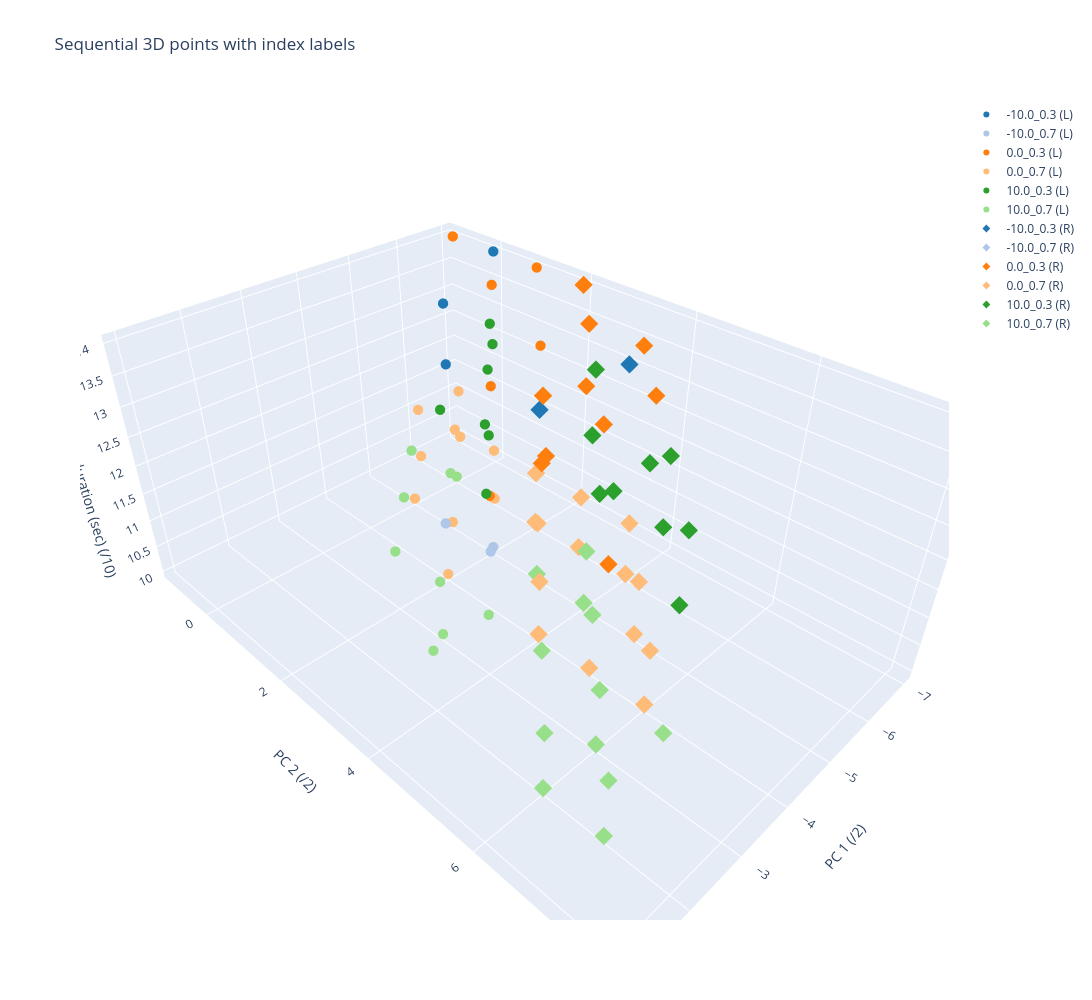

Notebook cell for this chart:
### Code cell
import plotly.graph_objects as go

cmap = plt.get_cmap("tab20", 18)
palette = [
    "#{:02x}{:02x}{:02x}".format(
        int(255 * cmap(i)[0]), int(255 * cmap(i)[1]), int(255 * cmap(i)[2])
    )
    for i in range(18)
]

def _to_xyz(points_3d):
    parsed = []
    for p in points_3d:
        if isinstance(p, str):
            # robust for both "[x y z]" and "[x, y, z]"
            arr = np.fromstring(p.strip("()").replace(",", " "), sep=" ")
        else:
            arr = np.asarray(p, dtype=float).ravel()
        if arr.size >= 3 and np.all(np.isfinite(arr[:3])):
            parsed.append(arr[:3])
    return np.array(parsed, dtype=float)

# pts_L = _to_xyz(input_reduced_L)
# pts_R = _to_xyz(input_reduced_R)
pts_L = _to_xyz(grid_key_L['pc_buffer'][subject])
pts_R = _to_xyz(grid_key_R['pc_buffer'][subject])

# Build labels and convert to numpy arrays (important for boolean masking)
labels_L = np.array([f"{inc_idx_L['pc_buffer'][subject][i]}_{spd_idx_L['pc_buffer'][subject][i]}" for i in range(len(spd_idx_L['pc_buffer'][subject]))], dtype=str)
labels_R = np.array([f"{inc_idx_R['pc_buffer'][subject][i]}_{spd_idx_R['pc_buffer'][subject][i]}" for i in range(len(spd_idx_R['pc_buffer'][subject]))], dtype=str)

all_labels = np.concatenate([labels_L, labels_R])
unique_tasks = np.unique(all_labels)

task_to_color = {task: palette[i % len(palette)] for i, task in enumerate(unique_tasks)}

fig = go.Figure()

for side, pts, labels, symbol in [
    ("L", pts_L, labels_L, "circle"),
    ("R", pts_R, labels_R, "diamond"),
]:
    n = min(len(pts), len(labels))
    if n == 0:
        continue

    pts_side = pts[:n]
    labels_side = labels[:n]

    for task in unique_tasks:
        mask = labels_side == task
        if not np.any(mask):
            continue

        idx = np.where(mask)[0]
        color = task_to_color[task]

        fig.add_trace(
            go.Scatter3d(
                x=pts_side[mask, 0],
                y=pts_side[mask, 1],
                z=pts_side[mask, 2],
                mode="markers+text",
                # text=idx.astype(str),
                textposition="top center",
                name=f"{task} ({side})",
                marker=dict(size=6, color=color, symbol=symbol),
            )
        )

fig.update_layout(
    title="Sequential 3D points with index labels",
    scene=dict(xaxis_title="PC 1 (/2)", yaxis_title="PC 2 (/2)", zaxis_title="Gait cycle duration (sec) (/10)"),
    width=1500,
    height=1000,
)
fig.show()

# Categorize points by task and calculate shiloutte score
from sklearn.metrics import silhouette_score
from sklearn.preprocessing import LabelEncoder
le = LabelEncoder()
labels_encoded = le.fit_transform(all_labels)

### Figure 1 — Plotly figure (JSON) as saved in the notebook; plotly's stock layout.template omitted (floating-point values rounded to 4 significant figures)
{"data": [{"marker": {"color": "#1f77b4", "size": 6, "symbol": "circle"}, "mode": "markers+text", "name": "-10.0_0.3 (L)", "textposition": "top center", "type": "scatter3d", "x": [-6.0, -5.0, -5.0, -5.0, -5.0, -6.0, -4.0, -7.0, -7.0, -5.0, -6.0], "y": [1.0, 2.0, 2.0, 2.0, 1.0, 1.0, 3.0, 0.0, -1.0, 1.0, 1.0], "z": [14.0, 13.0, 14.0, 14.0, 14.0, 14.0, 13.0, 14.0, 14.0, 13.0, 14.0]}, {"marker": {"color": "#aec7e8", "size": 6, "symbol": "circle"}, "mode": "markers+text", "name": "-10.0_0.7 (L)", "textposition": "top center", "type": "scatter3d", "x": [-5.0, -4.0, -4.0, -4.0, -4.0, -5.0, -5.0, -4.0, -5.0, -6.0, -6.0, -6.0, -4.0, -5.0, -5.0], "y": [2.0, 2.0, 2.0, 2.0, 2.0, 2.0, 2.0, 3.0, 2.0, 0.0, 0.0, 1.0, 2.0, 1.0, 2.0], "z": [10.0, 10.0, 11.0, 10.0, 11.0, 11.0, 10.0, 11.0, 10.0, 11.0, 10.0, 10.0, 11.0, 11.0, 10.0]}, {"marker": {"color": "#ff7f0e", "size": 6, "symbol": "circle"}, "mode": "markers+text", "name": "0.0_0.3 (L)", "textposition": "top center", "type": "scatter3d", "x": [-5.0, -5.0, -6.0, -6.0, -6.0, -5.0, -5.0, -6.0, -5.0, -5.0, -5.0, -5.0, -5.0, -5.0, -5.0, -5.0, -5.0, -5.0, -5.0, -5.0, -5.0, -5.0, -4.0, -5.0, -5.0, -5.0, -5.0, -5.0, -5.0, -5.0, -5.0, -5.0, -5.0, -5.0, -5.0, -5.0, -5.0, -5.0, -5.0, -4.0, -4.0, -4.0, -4.0, -4.0, -4.0, -4.0, -5.0, -5.0, -4.0, -4.0, -4.0, -4.0, -5.0, -4.0, -4.0, -4.0, -5.0, -5.0, -4.0, -5.0, -5.0, -5.0, -5.0, -5.0, -5.0, -5.0, -4.0, -5.0, -5.0, -5.0, -5.0, -5.0, -4.0, -5.0, -5.0, -5.0, -5.0, -5.0, -7.0, -7.0], "y": [2.0, 2.0, 1.0, 1.0, 1.0, 2.0, 2.0, 1.0, 2.0, 2.0, 2.0, 2.0, 2.0, 2.0, 2.0, 2.0, 2.0, 3.0, 2.0, 2.0, 2.0, 2.0, 3.0, 2.0, 2.0, 2.0, 2.0, 2.0, 2.0, 2.0, 2.0, 2.0, 2.0, 2.0, 2.0, 2.0, 3.0, 2.0, 3.0, 3.0, 3.0, 3.0, 3.0, 3.0, 3.0, 3.0, 2.0, 2.0, 3.0, 3.0, 3.0, 3.0, 3.0, 2.0, 3.0, 3.0, 3.0, 2.0, 3.0, 2.0, 2.0, 2.0, 2.0, 3.0, 2.0, 2.0, 3.0, 2.0, 2.0, 3.0, 2.0, 2.0, 3.0, 2.0, 2.0, 2.0, 2.0, 2.0, 1.0, -1.0], "z": [13.0, 14.0, 14.0, 14.0, 13.0, 13.0, 14.0, 13.0, 13.0, 14.0, 14.0, 14.0, 14.0, 14.0, 13.0, 14.0, 13.0, 14.0, 14.0, 14.0, 14.0, 13.0, 13.0, 14.0, 14.0, 13.0, 14.0, 13.0, 13.0, 13.0, 14.0, 13.0, 13.0, 13.0, 13.0, 13.0, 13.0, 13.0, 13.0, 14.0, 13.0, 13.0, 14.0, 14.0, 13.0, 14.0, 13.0, 14.0, 12.0, 14.0, 14.0, 14.0, 14.0, 13.0, 14.0, 14.0, 13.0, 14.0, 14.0, 14.0, 13.0, 13.0, 13.0, 14.0, 13.0, 14.0, 14.0, 14.0, 13.0, 14.0, 14.0, 14.0, 13.0, 14.0, 13.0, 14.0, 14.0, 14.0, 14.0, 14.0]}, {"marker": {"color": "#ffbb78", "size": 6, "symbol": "circle"}, "mode": "markers+text", "name": "0.0_0.7 (L)", "textposition": "top center", "type": "scatter3d", "x": [-5.0, -5.0, -4.0, -5.0, -5.0, -4.0, -5.0, -5.0, -5.0, -6.0, -6.0, -7.0, -6.0, -5.0, -6.0, -6.0, -6.0, -6.0, -6.0, -6.0, -6.0, -6.0, -6.0, -6.0, -5.0, -6.0, -6.0, -6.0, -5.0, -5.0, -6.0, -5.0, -5.0, -6.0, -6.0, -6.0, -5.0, -6.0, -6.0, -6.0, -6.0, -6.0, -6.0, -6.0, -6.0, -6.0, -6.0, -6.0, -6.0, -6.0, -6.0, -6.0, -6.0, -6.0, -6.0, -6.0, -6.0, -6.0, -6.0, -7.0, -6.0, -6.0, -6.0, -7.0, -6.0, -6.0, -6.0, -6.0, -6.0, -6.0, -6.0, -6.0, -6.0, -6.0, -5.0, -6.0, -6.0, -6.0, -6.0, -6.0, -6.0, -6.0, -5.0, -6.0, -6.0, -6.0, -6.0, -6.0, -5.0, -6.0, -6.0, -6.0, -5.0, -6.0, -6.0, -5.0, -5.0, -5.0, -5.0, -5.0, -4.0, -5.0], "y": [1.0, 1.0, 1.0, 1.0, 1.0, 2.0, 2.0, 1.0, 1.0, -1.0, -1.0, -1.0, -1.0, 0.0, 0.0, 0.0, 0.0, 0.0, 0.0, 0.0, 0.0, -1.0, 0.0, 0.0, 0.0, 0.0, 0.0, 0.0, 1.0, 0.0, 0.0, 0.0, 0.0, 0.0, 0.0, 0.0, 0.0, 0.0, 0.0, 0.0, 0.0, 0.0, 1.0, -1.0, 0.0, 0.0, 0.0, -1.0, 0.0, -1.0, 0.0, 0.0, 0.0, 0.0, 0.0, 0.0, 0.0, 0.0, 0.0, -1.0, 0.0, 0.0, 0.0, -1.0, 0.0, 0.0, 0.0, 0.0, 0.0, 1.0, 0.0, 0.0, 0.0, 0.0, 1.0, 0.0, 0.0, 0.0, 0.0, 0.0, 0.0, 0.0, 1.0, 0.0, 0.0, 0.0, 0.0, -1.0, 1.0, 0.0, 0.0, 0.0, 1.0, 0.0, 0.0, 0.0, 1.0, 1.0, 1.0, 1.0, 2.0, 1.0], "z": [11.0, 11.0, 11.0, 10.0, 11.0, 10.0, 11.0, 10.0, 10.0, 10.0, 11.0, 10.0, 11.0, 10.0, 10.0, 11.0, 11.0, 10.0, 11.0, 10.0, 11.0, 11.0, 11.0, 11.0, 10.0, 10.0, 11.0, 11.0, 11.0, 11.0, 10.0, 11.0, 11.0, 10.0, 10.0, 11.0, 10.0, 10.0, 11.0, 10.0, 11.0, 11.0, 10.0, 10.0, 11.0, 10.0, 11.0, 10.0, 11.0, 10.0, 11.0, 10.0, 11.0, 10.0, 11.0, 11.0, 11.0, 11.0, 10.0, 11.0, 10.0, 11.0, 10.0, 11.0, 10.0, 10.0, 10.0, 11.0, 11.0, 11.0, 11.0, 11.0, 11.0, 10.0, 11.0, 11.0, 11.0, 11.0, 10.0, 11.0, 10.0, 10.0, 11.0, 10.0, 11.0, 11.0, 11.0, 10.0, 11.0, 10.0, 10.0, 10.0, 11.0, 11.0, 10.0, 10.0, 10.0, 11.0, 10.0, 11.0, 10.0, 10.0]}, {"marker": {"color": "#2ca02c", "size": 6, "symbol": "circle"}, "mode": "markers+text", "name": "10.0_0.3 (L)", "textposition": "top center", "type": "scatter3d", "x": [-4.0, -3.0, -4.0, -3.0, -3.0, -3.0, -6.0, -5.0, -4.0, -5.0], "y": [3.0, 4.0, 3.0, 4.0, 4.0, 4.0, 1.0, 2.0, 2.0, 2.0], "z": [14.0, 13.0, 13.0, 14.0, 14.0, 13.0, 13.0, 14.0, 13.0, 14.0]}, {"marker": {"color": "#98df8a", "size": 6, "symbol": "circle"}, "mode": "markers+text", "name": "10.0_0.7 (L)", "textposition": "top center", "type": "scatter3d", "x": [-2.0, -3.0, -2.0, -3.0, -3.0, -3.0, -3.0, -3.0, -3.0, -5.0, -6.0, -5.0, -4.0, -3.0, -3.0], "y": [4.0, 3.0, 4.0, 3.0, 4.0, 3.0, 3.0, 3.0, 3.0, 0.0, 0.0, 1.0, 1.0, 2.0, 2.0], "z": [11.0, 10.0, 11.0, 10.0, 11.0, 11.0, 10.0, 10.0, 11.0, 11.0, 10.0, 11.0, 11.0, 11.0, 11.0]}, {"marker": {"color": "#1f77b4", "size": 6, "symbol": "diamond"}, "mode": "markers+text", "name": "-10.0_0.3 (R)", "textposition": "top center", "type": "scatter3d", "x": [-5.0, -5.0, -5.0, -4.0, -5.0, -5.0, -7.0, -7.0, -5.0, -5.0], "y": [3.0, 4.0, 4.0, 5.0, 4.0, 4.0, 3.0, 2.0, 5.0, 4.0], "z": [13.0, 13.0, 13.0, 13.0, 14.0, 14.0, 13.0, 14.0, 14.0, 14.0]}, {"marker": {"color": "#aec7e8", "size": 6, "symbol": "diamond"}, "mode": "markers+text", "name": "-10.0_0.7 (R)", "textposition": "top center", "type": "scatter3d", "x": [-4.0, -4.0, -4.0, -4.0, -4.0, -4.0, -4.0, -3.0, -5.0, -5.0, -5.0, -4.0, -4.0, -4.0], "y": [6.0, 6.0, 5.0, 6.0, 6.0, 5.0, 6.0, 6.0, 5.0, 4.0, 4.0, 5.0, 6.0, 5.0], "z": [11.0, 10.0, 11.0, 11.0, 10.0, 10.0, 11.0, 11.0, 11.0, 10.0, 10.0, 11.0, 10.0, 10.0]}, {"marker": {"color": "#ff7f0e", "size": 6, "symbol": "diamond"}, "mode": "markers+text", "name": "0.0_0.3 (R)", "textposition": "top center", "type": "scatter3d", "x": [-5.0, -6.0, -5.0, -6.0, -5.0, -6.0, -5.0, -5.0, -4.0, -4.0, -4.0, -4.0, -4.0, -5.0, -4.0, -4.0, -4.0, -4.0, -4.0, -4.0, -4.0, -4.0, -4.0, -4.0, -4.0, -4.0, -4.0, -5.0, -5.0, -5.0, -4.0, -4.0, -4.0, -4.0, -4.0, -4.0, -4.0, -4.0, -4.0, -4.0, -4.0, -4.0, -4.0, -4.0, -4.0, -3.0, -4.0, -4.0, -3.0, -3.0, -4.0, -4.0, -4.0, -4.0, -4.0, -3.0, -4.0, -4.0, -4.0, -4.0, -5.0, -4.0, -4.0, -4.0, -5.0, -4.0, -4.0, -4.0, -4.0, -4.0, -4.0, -4.0, -4.0, -4.0, -4.0, -4.0, -4.0, -4.0, -6.0, -7.0], "y": [4.0, 4.0, 4.0, 3.0, 4.0, 3.0, 4.0, 5.0, 5.0, 5.0, 5.0, 5.0, 5.0, 5.0, 5.0, 5.0, 5.0, 5.0, 5.0, 5.0, 5.0, 5.0, 5.0, 5.0, 5.0, 5.0, 5.0, 4.0, 4.0, 4.0, 4.0, 4.0, 5.0, 4.0, 5.0, 4.0, 5.0, 5.0, 5.0, 5.0, 6.0, 5.0, 5.0, 5.0, 5.0, 5.0, 5.0, 5.0, 6.0, 6.0, 5.0, 5.0, 4.0, 5.0, 6.0, 6.0, 5.0, 5.0, 5.0, 5.0, 4.0, 5.0, 5.0, 5.0, 5.0, 5.0, 5.0, 5.0, 5.0, 5.0, 5.0, 5.0, 5.0, 5.0, 5.0, 6.0, 5.0, 5.0, 3.0, 2.0], "z": [13.0, 14.0, 13.0, 14.0, 14.0, 13.0, 14.0, 14.0, 13.0, 14.0, 14.0, 14.0, 14.0, 14.0, 14.0, 13.0, 13.0, 13.0, 14.0, 13.0, 14.0, 13.0, 14.0, 14.0, 14.0, 14.0, 13.0, 13.0, 14.0, 13.0, 14.0, 14.0, 14.0, 13.0, 14.0, 14.0, 13.0, 14.0, 13.0, 14.0, 14.0, 13.0, 14.0, 13.0, 13.0, 14.0, 13.0, 14.0, 13.0, 14.0, 13.0, 14.0, 14.0, 13.0, 13.0, 13.0, 14.0, 14.0, 14.0, 14.0, 14.0, 13.0, 14.0, 13.0, 13.0, 14.0, 13.0, 14.0, 13.0, 14.0, 14.0, 14.0, 13.0, 14.0, 13.0, 14.0, 13.0, 14.0, 13.0, 14.0]}, {"marker": {"color": "#ffbb78", "size": 6, "symbol": "diamond"}, "mode": "markers+text", "name": "0.0_0.7 (R)", "textposition": "top center", "type": "scatter3d", "x": [-4.0, -4.0, -4.0, -4.0, -4.0, -4.0, -4.0, -4.0, -4.0, -6.0, -6.0, -6.0, -6.0, -5.0, -5.0, -6.0, -5.0, -5.0, -6.0, -5.0, -5.0, -5.0, -5.0, -5.0, -5.0, -5.0, -5.0, -5.0, -5.0, -5.0, -5.0, -5.0, -4.0, -5.0, -5.0, -5.0, -5.0, -5.0, -5.0, -5.0, -5.0, -5.0, -6.0, -5.0, -5.0, -5.0, -5.0, -5.0, -5.0, -5.0, -5.0, -5.0, -6.0, -5.0, -5.0, -5.0, -5.0, -6.0, -5.0, -6.0, -5.0, -6.0, -6.0, -6.0, -5.0, -5.0, -6.0, -5.0, -5.0, -5.0, -6.0, -5.0, -6.0, -5.0, -5.0, -5.0, -6.0, -5.0, -5.0, -5.0, -5.0, -5.0, -5.0, -5.0, -5.0, -5.0, -5.0, -6.0, -5.0, -5.0, -5.0, -5.0, -5.0, -5.0, -5.0, -4.0, -5.0, -4.0, -5.0, -5.0, -4.0, -5.0], "y": [6.0, 5.0, 6.0, 5.0, 5.0, 5.0, 4.0, 4.0, 4.0, 3.0, 2.0, 3.0, 4.0, 4.0, 4.0, 4.0, 5.0, 4.0, 4.0, 5.0, 4.0, 4.0, 5.0, 5.0, 5.0, 4.0, 5.0, 5.0, 5.0, 5.0, 5.0, 5.0, 5.0, 5.0, 4.0, 5.0, 4.0, 4.0, 4.0, 5.0, 4.0, 4.0, 3.0, 5.0, 4.0, 5.0, 4.0, 4.0, 4.0, 4.0, 4.0, 4.0, 3.0, 4.0, 4.0, 3.0, 3.0, 3.0, 4.0, 2.0, 4.0, 4.0, 3.0, 3.0, 4.0, 4.0, 3.0, 5.0, 4.0, 4.0, 3.0, 4.0, 4.0, 4.0, 5.0, 4.0, 4.0, 4.0, 5.0, 4.0, 4.0, 4.0, 4.0, 4.0, 5.0, 4.0, 5.0, 4.0, 5.0, 5.0, 5.0, 4.0, 4.0, 5.0, 5.0, 6.0, 5.0, 6.0, 5.0, 5.0, 6.0, 5.0], "z": [11.0, 10.0, 11.0, 10.0, 11.0, 11.0, 11.0, 10.0, 10.0, 10.0, 11.0, 10.0, 11.0, 10.0, 11.0, 11.0, 11.0, 10.0, 10.0, 11.0, 10.0, 11.0, 11.0, 11.0, 11.0, 10.0, 11.0, 11.0, 10.0, 11.0, 11.0, 11.0, 10.0, 11.0, 11.0, 11.0, 11.0, 11.0, 11.0, 11.0, 11.0, 11.0, 11.0, 10.0, 11.0, 10.0, 11.0, 11.0, 10.0, 10.0, 11.0, 11.0, 10.0, 10.0, 11.0, 10.0, 11.0, 11.0, 10.0, 10.0, 11.0, 10.0, 10.0, 11.0, 10.0, 10.0, 11.0, 11.0, 10.0, 11.0, 11.0, 11.0, 11.0, 10.0, 11.0, 11.0, 10.0, 10.0, 11.0, 11.0, 10.0, 11.0, 11.0, 10.0, 10.0, 11.0, 10.0, 11.0, 11.0, 11.0, 10.0, 10.0, 11.0, 11.0, 10.0, 10.0, 11.0, 11.0, 11.0, 11.0, 10.0, 11.0]}, {"marker": {"color": "#2ca02c", "size": 6, "symbol": "diamond"}, "mode": "markers+text", "name": "10.0_0.3 (R)", "textposition": "top center", "type": "scatter3d", "x": [-4.0, -3.0, -4.0, -3.0, -3.0, -3.0, -3.0, -5.0, -5.0, -4.0, -5.0], "y": [6.0, 7.0, 6.0, 6.0, 6.0, 7.0, 7.0, 4.0, 4.0, 5.0, 5.0], "z": [14.0, 13.0, 13.0, 14.0, 14.0, 14.0, 13.0, 14.0, 13.0, 13.0, 13.0]}, {"marker": {"color": "#98df8a", "size": 6, "symbol": "diamond"}, "mode": "markers+text", "name": "10.0_0.7 (R)", "textposition": "top center", "type": "scatter3d", "x": [-1.0, -2.0, -3.0, -2.0, -2.0, -3.0, -3.0, -2.0, -5.0, -5.0, -5.0, -3.0, -4.0, -3.0], "y": [8.0, 7.0, 7.0, 6.0, 7.0, 6.0, 6.0, 6.0, 3.0, 4.0, 4.0, 5.0, 5.0, 6.0], "z": [10.0, 10.0, 11.0, 11.0, 11.0, 11.0, 10.0, 10.0, 10.0, 10.0, 11.0, 11.0, 11.0, 10.0]}], "layout": {"height": 1000, "scene": {"xaxis": {"title": {"text": "PC 1 (/2)"}}, "yaxis": {"title": {"text": "PC 2 (/2)"}}, "zaxis": {"title": {"text": "Gait cycle duration (sec) (/10)"}}}, "title": {"text": "Sequential 3D points with index labels"}, "width": 1500}}
